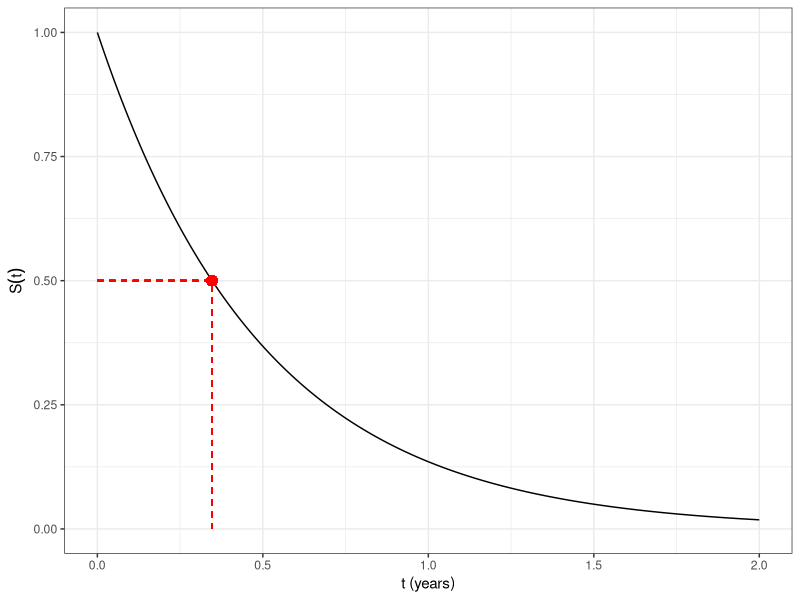
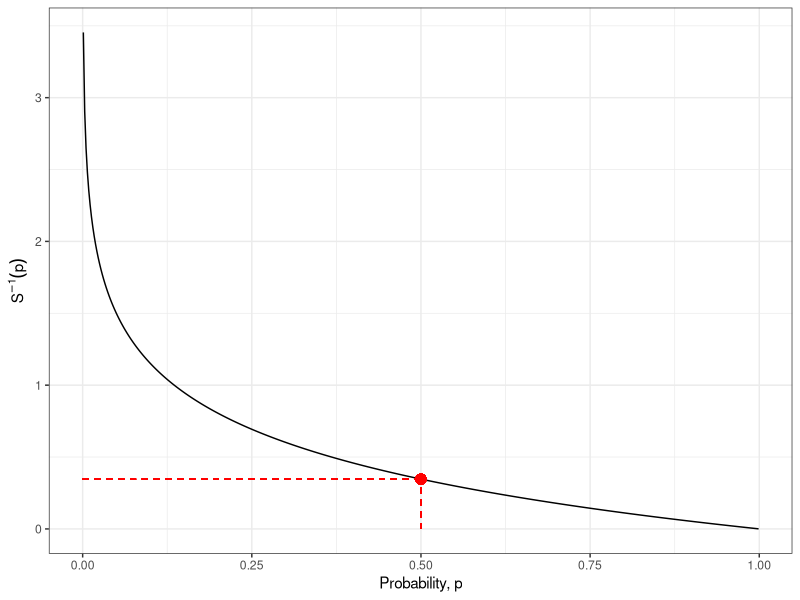

The R script that drew these images, in order:
## ---- chunk 1
#| code-fold: true
library(ggplot2)

lam <- 2
t_med <- log(2) / lam
t_seq <- seq(0, 2, length.out = 500)
p_seq <- seq(0.001, 0.999, length.out = 500)

ggplot(
  data.frame(t = t_seq, s = exp(-lam * t_seq)),
  aes(x = t, y = s)
) +
  geom_line() +
  geom_segment(
    aes(x = 0, xend = t_med, y = 0.5, yend = 0.5),
    linetype = "dashed", color = "red"
  ) +
  geom_segment(
    aes(x = t_med, xend = t_med, y = 0, yend = 0.5),
    linetype = "dashed", color = "red"
  ) +
  geom_point(aes(x = t_med, y = 0.5), color = "red", size = 3) +
  labs(x = "t (years)", y = expression(S(t))) +
  theme_bw()
## ---- chunk 2
#| code-fold: true
ggplot(
  data.frame(p = p_seq, isf = -log(p_seq) / lam),
  aes(x = p, y = isf)
) +
  geom_line() +
  geom_segment(
    aes(x = 0.5, xend = 0.5, y = 0, yend = t_med),
    linetype = "dashed", color = "red"
  ) +
  geom_segment(
    aes(x = 0, xend = 0.5, y = t_med, yend = t_med),
    linetype = "dashed", color = "red"
  ) +
  geom_point(aes(x = 0.5, y = t_med), color = "red", size = 3) +
  labs(x = "Probability, p", y = expression(S^{-1}*(p))) +
  theme_bw()
## ---- chunk 3
#| code-fold: show
qexp(p = 0.5, rate = 2)
